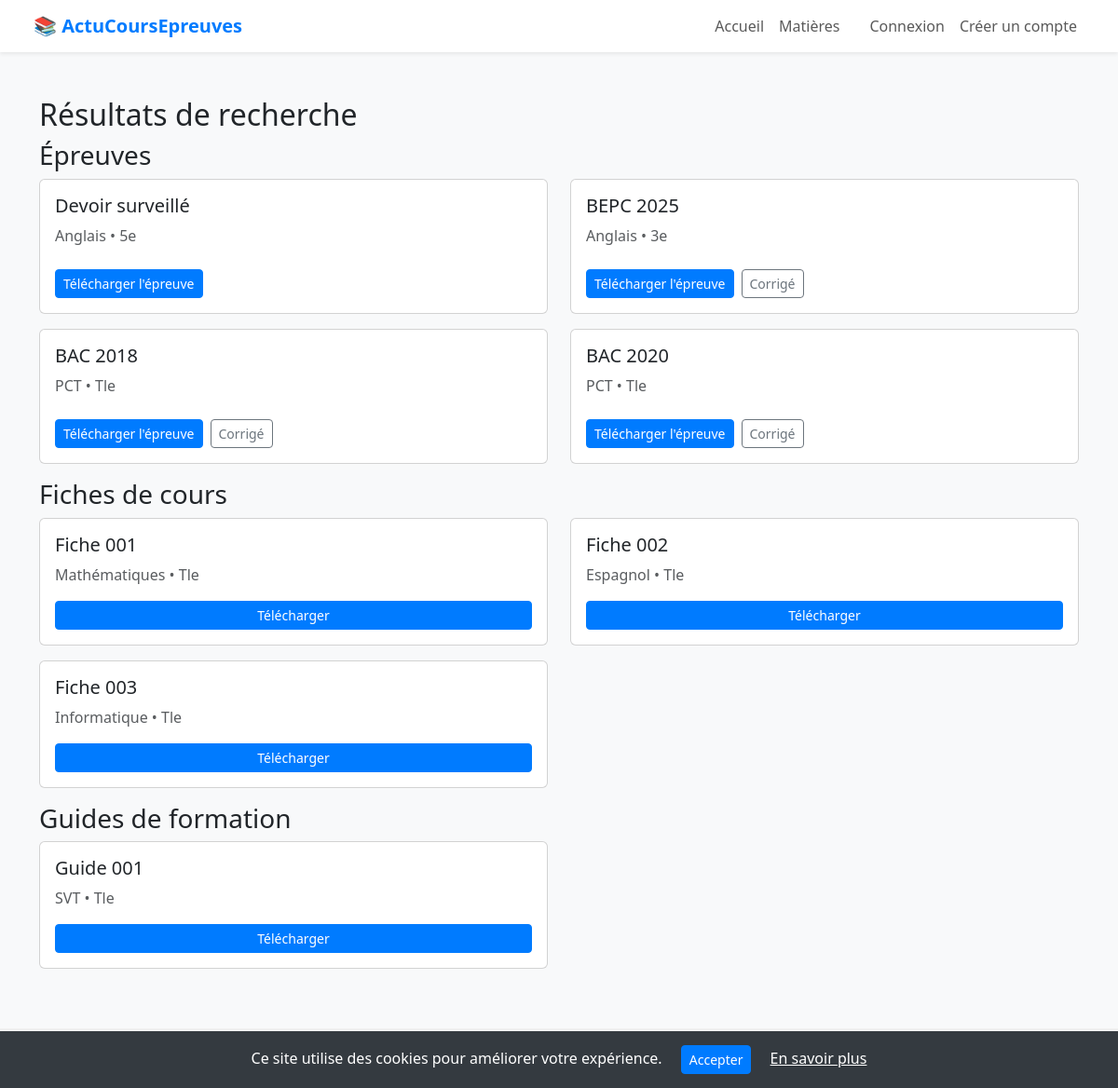
Page /rechercher/ on the committed database.
### blog/models.py (models this page shows, shortened)
class Epreuve(models.Model):
    niveau = models.CharField(max_length=100, choices=NIVEAUX, default='Tle')
    titre = models.CharField(max_length=255)
    lien_drive = models.URLField(blank=True, null=True)
    lien_drive_corrige = models.URLField(blank=True, null=True)
    prix = models.DecimalField(max_digits=6, decimal_places=2)
    matiere = models.ForeignKey(Matiere, on_delete=models.CASCADE)
    annee = models.PositiveIntegerField(default='2024')
    telechargements = models.IntegerField(default=0)
    created_at = models.DateTimeField(auto_now_add=True)
    utilisateurs_telechargeurs = models.ManyToManyField(User, blank=True)

class Matiere(models.Model):
    nom = models.CharField(max_length=100)
    created_at = models.DateTimeField(auto_now_add=True)
    updated_at = models.DateTimeField(auto_now=True)

class FicheCours(models.Model):
    titre = models.CharField(max_length=200)
    description = models.TextField(blank=True)
    lien_drive = models.URLField(blank=True, null=True)
    matiere = models.ForeignKey(Matiere, on_delete=models.CASCADE)
    prix = models.DecimalField(max_digits=6, decimal_places=2, default=0.0)
    niveau = models.CharField(max_length=100, choices=NIVEAUX, default='Tle')
    annee = models.PositiveIntegerField()
    created_at = models.DateTimeField(auto_now_add=True)
    telechargements = models.PositiveIntegerField(default=0)
    utilisateurs_telechargeurs = models.ManyToManyField(User, blank=True)

class GuideFormation(models.Model):
    titre = models.CharField(max_length=200)
    description = models.TextField(blank=True)
    matiere = models.ForeignKey(Matiere, on_delete=models.CASCADE)
    lien_drive = models.URLField(blank=True, null=True)
    prix = models.DecimalField(max_digits=6, decimal_places=2, default=0.0)
    niveau = models.CharField(max_length=100, choices=NIVEAUX, default='Tle')
    annee = models.PositiveIntegerField()
    created_at = models.DateTimeField(auto_now_add=True)
    telechargements = models.PositiveIntegerField(default=0)
    utilisateurs_telechargeurs = models.ManyToManyField(User, blank=True)

### blog/views.py (the view)
# urls.py: path('rechercher/', views.rechercher, name='rechercher'),
def rechercher(request):
    categorie = request.GET.get('categorie', '')
    niveau = request.GET.get('niveau', '')
    matiere_id = request.GET.get('matiere', '')
    annee = request.GET.get('annee', '')
    epreuves = Epreuve.objects.all()
    fiches = FicheCours.objects.all()
    guides = GuideFormation.objects.all()
    if niveau:
        epreuves = epreuves.filter(niveau__iexact=niveau)
        fiches = fiches.filter(niveau__iexact=niveau)
        guides = guides.filter(niveau__iexact=niveau)
    if matiere_id:
        epreuves = epreuves.filter(matiere__id=matiere_id)
        fiches = fiches.filter(matiere__id=matiere_id)
        guides = guides.filter(matiere__id=matiere_id)
    if annee:
        epreuves = epreuves.filter(annee=annee)
        fiches = fiches.filter(annee=annee)
        guides = guides.filter(annee=annee)
    if categorie == 'Epreuve':
        fiches = fiches.none()
        guides = guides.none()
    elif categorie == 'Fiches_cours':
        epreuves = epreuves.none()
        guides = guides.none()
    elif categorie == 'Guide_formation':
        epreuves = epreuves.none()
        fiches = fiches.none()
    matieres = Matiere.objects.all().order_by('nom')
    annees = Epreuve.objects.values_list('annee', flat=True).distinct().order_by('-annee')
    context = {
        'categorie': categorie,
        'niveau': niveau,
        'matiere_id': matiere_id,
        'annee': annee,
        'epreuves': epreuves,
        'fiches': fiches,
        'guides': guides,
        'matieres': matieres,
        'annees': annees,
    }
    return render(request, 'rechercher.html', context)

### blog/templates/rechercher.html (shortened to what this page needs)
{% extends 'base.html' %}
{% block content %}
<div class="container mt-5">
    <h2>Résultats de recherche</h2>
    {% if epreuves.exists %}
        <h3>Épreuves</h3>
        <div class="row">
            {% for epreuve in epreuves %}
                <div class="col-md-6 mb-3">
                    <div class="card p-3">
                        <h5>{{ epreuve.titre }}</h5>
                        <p class="text-muted">{{ epreuve.matiere.nom }} • {{ epreuve.niveau }}</p>
                        <div class="d-flex flex-wrap gap-2 mt-2">
                            <a href="{% url 'telecharger_epreuve' epreuve.id %}" class="btn btn-primary btn-sm">
                                Télécharger l'épreuve
                            </a>
                            {% if epreuve.lien_drive_corrige %}
                                <a href="{% url 'telecharger_corrige' epreuve.id %}" class="btn btn-outline-secondary btn-sm">
                                    Corrigé
                                </a>
                            {% endif %}
                        </div>
                    </div>
                </div>
            {% endfor %}
        </div>
    {% endif %}
    {% if fiches.exists %}
        <h3>Fiches de cours</h3>
        <div class="row">
            {% for fiche in fiches %}
                <div class="col-md-6 mb-3">
                    <div class="card p-3">
                        <h5>{{ fiche.titre }}</h5>
                        <p class="text-muted">{{ fiche.matiere.nom }} • {{ fiche.niveau }}</p>
                        <a href="{% url 'telecharger_fiche' fiche.id %}" class="btn btn-primary btn-sm">
                            Télécharger
                        </a>
                    </div>
                </div>
            {% endfor %}
        </div>
    {% endif %}
    {% if guides.exists %}
        <h3>Guides de formation</h3>
        <div class="row">
            {% for guide in guides %}
                <div class="col-md-6 mb-3">
                    <div class="card p-3">
                        <h5>{{ guide.titre }}</h5>
                        <p class="text-muted">{{ guide.matiere.nom }} • {{ guide.niveau }}</p>
                        <a href="{% url 'telecharger_guide' guide.id %}" class="btn btn-primary btn-sm">
                            Télécharger
                        </a>
                    </div>
                </div>
            {% endfor %}
        </div>
    {% endif %}
</div>
{% endblock %}

### blog/templates/base.html (style rules this page uses)
body { background-color: #f8f9fa; }
.btn-primary { background-color: #007bff; border-color: #007bff; }

### rows in the picture
Epreuve: titre "Devoir surveillé", matiere.nom "Anglais", niveau "5e"
Epreuve: titre "BEPC 2025", matiere.nom "Anglais", niveau "3e", shows "Corrigé"
Epreuve: titre "BAC 2018", matiere.nom "PCT", niveau "Tle", shows "Corrigé"
Epreuve: titre "BAC 2020", matiere.nom "PCT", niveau "Tle", shows "Corrigé"
FicheCours: titre "Fiche 001", matiere.nom "Mathématiques", niveau "Tle"
FicheCours: titre "Fiche 002", matiere.nom "Espagnol", niveau "Tle"
FicheCours: titre "Fiche 003", matiere.nom "Informatique", niveau "Tle"
GuideFormation: titre "Guide 001", matiere.nom "SVT", niveau "Tle"
